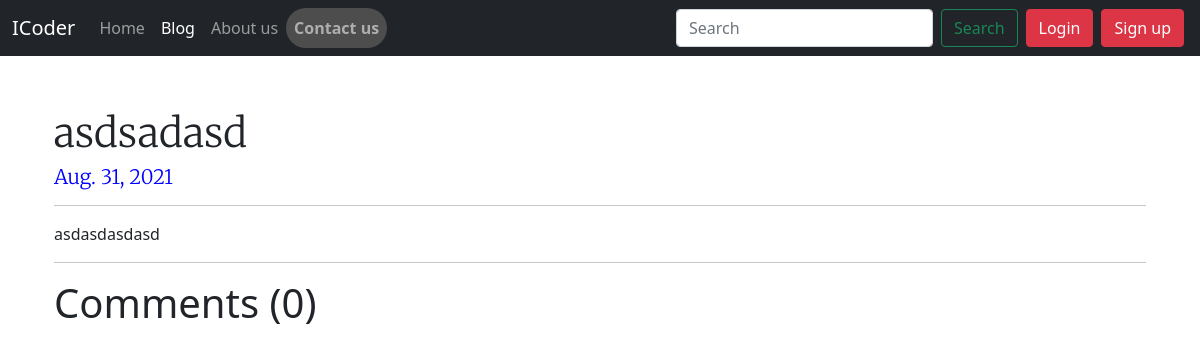
The app's page /blog/post_view/33 with its own data.
### blogapp/models.py (models this page shows, shortened)
class post(models.Model):
    post_id = models.AutoField(primary_key=True)
    title = models.CharField(max_length=20)
    content = models.TextField()
    Timestamp = models.DateField(auto_now_add=True)

### blogapp/views.py (the view)
# urls.py: path('post_view/<int:id>', views.post_view, name='post_view'),
def post_view(request,id):
    post_view_data = post.objects.filter(post_id = id)
    load_comment = comment.objects.filter(comment_post=id)
    reply_data = comment_reply.objects.filter(rply_post=id)
    comments_length = len(reply_data)+len(load_comment)
    return render(request, 'blogapp/post_view.html',{'post':post_view_data,'load_comment':load_comment,'reply':reply_data,'comments_length':comments_length})

### templates/blogapp/post_view.html (shortened to what this page needs)
{% extends "base.html" %}
{% block blog %}active{% endblock  %}
{% block body %}
<div style="text-align:start; margin-top: 53px;" class="container">
    <div style="margin-bottom: 50px;" class="container">
        <h1 style="font-family: 'Merriweather', serif;" class="fw-light">{{post.0.title}}</h1>
        <h5 style="font-family: 'Merriweather', serif;color:blue" class="fw-light">{{post.0.Timestamp}}</h5>
        <hr>
        <div>
            {{post.0.content|safe}}
        </div>
        <hr>
        <div>
            <h1>Comments ({{comments_length}})</h1>
        </div>
        {% if user.is_authenticated %}
</div>{% load static %}
{% endif %}
    </div>
</div>
{% endblock %}

### records on screen
post: title "asdsadasd", Timestamp "Aug. 31, 2021", content "asdasdasdasd"

### other values on screen
{{ comments_length }} "0"
